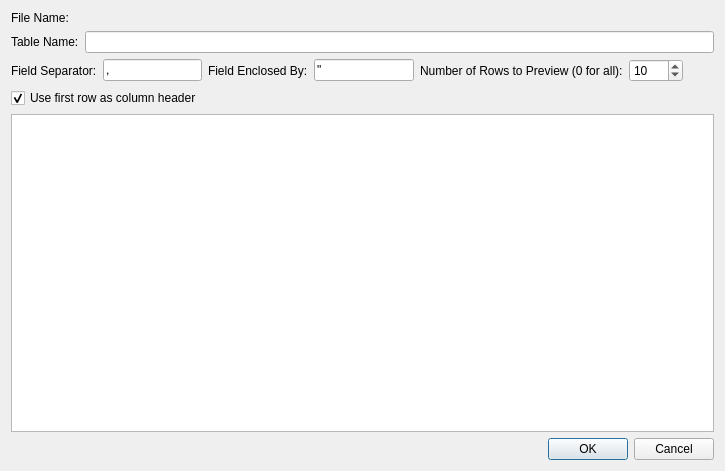
<?xml version="1.0" encoding="UTF-8"?>
<ui version="4.0">
 <class>ImportCSVDialog</class>
 <widget class="QDialog" name="ImportCSVDialog">
  <property name="geometry">
   <rect>
    <x>0</x>
    <y>0</y>
    <width>725</width>
    <height>471</height>
   </rect>
  </property>
  <property name="windowTitle">
   <string>Import CSV</string>
  </property>
  <layout class="QVBoxLayout" name="verticalLayout">
   <item>
    <widget class="QLabel" name="lblFileName">
     <property name="text">
      <string>File Name: </string>
     </property>
    </widget>
   </item>
   <item>
    <layout class="QHBoxLayout" name="horizontalLayout">
     <item>
      <widget class="QLabel" name="label">
       <property name="text">
        <string>Table Name:</string>
       </property>
      </widget>
     </item>
     <item>
      <widget class="QLineEdit" name="txtTableName"/>
     </item>
    </layout>
   </item>
   <item>
    <layout class="QHBoxLayout" name="horizontalLayout_2">
     <item>
      <widget class="QLabel" name="label_2">
       <property name="text">
        <string>Field Separator:</string>
       </property>
      </widget>
     </item>
     <item>
      <widget class="QLineEdit" name="txtSeparator">
       <property name="sizePolicy">
        <sizepolicy hsizetype="Preferred" vsizetype="Fixed">
         <horstretch>0</horstretch>
         <verstretch>0</verstretch>
        </sizepolicy>
       </property>
       <property name="text">
        <string>,</string>
       </property>
      </widget>
     </item>
     <item>
      <widget class="QLabel" name="label_3">
       <property name="text">
        <string>Field Enclosed By:</string>
       </property>
      </widget>
     </item>
     <item>
      <widget class="QLineEdit" name="txtEnclosed">
       <property name="sizePolicy">
        <sizepolicy hsizetype="Preferred" vsizetype="Fixed">
         <horstretch>0</horstretch>
         <verstretch>0</verstretch>
        </sizepolicy>
       </property>
       <property name="text">
        <string>&quot;</string>
       </property>
      </widget>
     </item>
     <item>
      <widget class="QLabel" name="label_4">
       <property name="text">
        <string>Number of Rows to Preview (0 for all):</string>
       </property>
      </widget>
     </item>
     <item>
      <widget class="QSpinBox" name="spinNumRows">
       <property name="maximum">
        <number>9999</number>
       </property>
       <property name="value">
        <number>10</number>
       </property>
      </widget>
     </item>
     <item>
      <spacer name="horizontalSpacer">
       <property name="orientation">
        <enum>Qt::Horizontal</enum>
       </property>
       <property name="sizeHint" stdset="0">
        <size>
         <width>40</width>
         <height>20</height>
        </size>
       </property>
      </spacer>
     </item>
    </layout>
   </item>
   <item>
    <widget class="QCheckBox" name="chkFirstRow">
     <property name="text">
      <string>Use first row as column header</string>
     </property>
     <property name="checked">
      <bool>true</bool>
     </property>
    </widget>
   </item>
   <item>
    <widget class="QTableWidget" name="tblPreview"/>
   </item>
   <item>
    <widget class="QDialogButtonBox" name="buttonBox">
     <property name="orientation">
      <enum>Qt::Horizontal</enum>
     </property>
     <property name="standardButtons">
      <set>QDialogButtonBox::Cancel|QDialogButtonBox::Ok</set>
     </property>
    </widget>
   </item>
  </layout>
 </widget>
 <resources/>
 <connections>
  <connection>
   <sender>buttonBox</sender>
   <signal>accepted()</signal>
   <receiver>ImportCSVDialog</receiver>
   <slot>accept()</slot>
   <hints>
    <hint type="sourcelabel">
     <x>248</x>
     <y>254</y>
    </hint>
    <hint type="destinationlabel">
     <x>157</x>
     <y>274</y>
    </hint>
   </hints>
  </connection>
  <connection>
   <sender>buttonBox</sender>
   <signal>rejected()</signal>
   <receiver>ImportCSVDialog</receiver>
   <slot>reject()</slot>
   <hints>
    <hint type="sourcelabel">
     <x>316</x>
     <y>260</y>
    </hint>
    <hint type="destinationlabel">
     <x>286</x>
     <y>274</y>
    </hint>
   </hints>
  </connection>
 </connections>
</ui>
